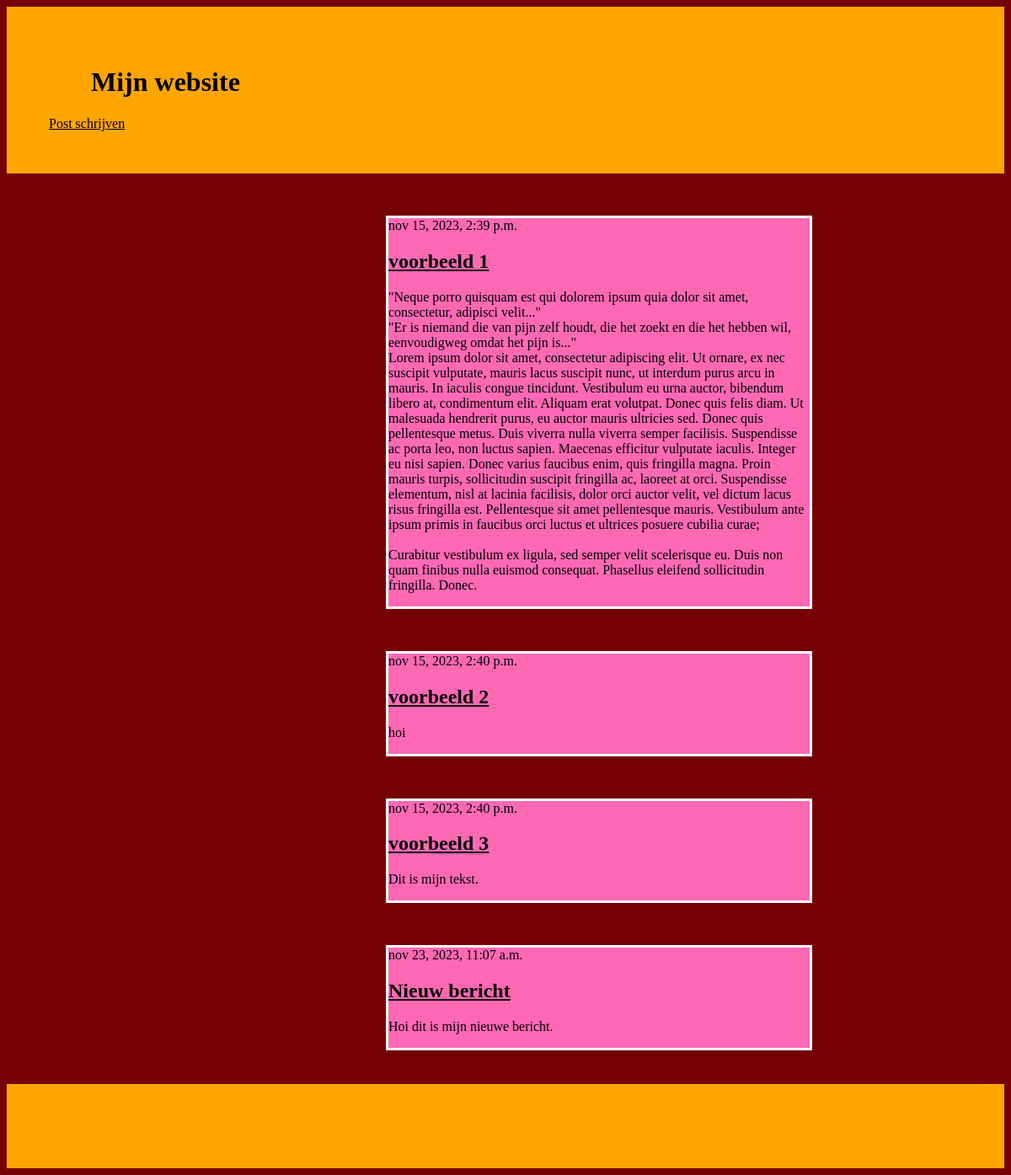
The page / on the database its author committed.
### blog/models.py (models this page shows, shortened)
class Post(models.Model):
    author = models.ForeignKey(settings.AUTH_USER_MODEL, on_delete=models.CASCADE)
    title = models.CharField(max_length=200)
    text = models.TextField()
    created_date = models.DateTimeField(default=timezone.now)
    published_date = models.DateTimeField(blank=True, null=True)

### blog/views.py (the view)
# urls.py: path('', views.post_list, name='post_list'),
def post_list(request):
    posts = Post.objects.filter(published_date__lte=timezone.now()).order_by('published_date')
    return render(request, 'blog/post_list.html', {'posts': posts})

### blog/templates/blog/post_list.html
{% extends 'blog/base.html' %}
{% block inhoud %}
{% for post in posts %}
<article class="post">
    <time class="date">
        {{ post.published_date }}
    </time>
    <h2><a href="{% url 'post_inhoud' pk=post.pk %}">{{ post.title }}</a></h2>
    <p>{{ post.text|linebreaksbr }}</p>
</article>
{% endfor %}
{% endblock %}

### blog/templates/blog/base.html (shortened to what this page needs)
{% load static %}
<!DOCTYPE html>
<html lang="en" dir='ltr'>
<head>
<link href="https://cdn.jsdelivr.net/npm/bootstrap@5.1.3/dist/css/bootstrap.min.css" rel="stylesheet"integrity="sha384-1BmE4kWBq78iYhFldvKuhfTAU6auU8tT94WrHftjDbrCEXSU1oBoqyl2QvZ6jIW3"crossorigin="anonymous">
<link rel="stylesheet" href="{% static 'css/stijl.css' %}">
</head>
<body>
<header>
<h1>Mijn website</h1>
<a href="{% url 'post_nieuw' %}" class="top-menu">Post schrijven</a>
</header>
<section>
{% block inhoud %}
{% endblock %}
</section>
<footer>
</footer>
</body>
</html>

### blog/static/css/stijl.css (style rules this page uses)
body { background-color: rgb(117, 0, 4); color: black; }
h1, h3 { color: rgb(0, 0, 0); text-align: left; margin-left: 50px; }
header { background-color: orange; border: 50px solid transparent; }
article { background-color: hotpink; width: 500px; margin-top: 50px; margin-bottom: 40px; margin-left: 450px; border: 3px solid rgb(255, 255, 255); }
footer { background-color: orange; border: 50px solid transparent; }
a { color: black }

### rows shown on the page
Post: published_date "nov 15, 2023, 2:39 p.m.", title "voorbeeld 1", text "\"Neque porro quisquam est qui dolorem ipsum quia dolor sit amet, consectetur, adipisci velit...\" \"Er is niemand die van pijn zelf houdt, die het zoekt en die het hebben wil, eenvoudigweg omdat het pijn is...\" Lorem ipsum dolor sit amet, consectetur adipiscing elit. Ut ornare, ex nec suscipit vulputate, mauris lacus suscipit nunc, ut interdum purus arcu in mauris. In iaculis congue tincidunt. Vestibulum eu urna auctor, bibendum libero at, condimentum elit. Aliquam erat volutpat. Donec quis felis diam. Ut malesuada hendrerit purus, eu auctor mauris ultricies sed. Donec quis pellentesque metus. Duis viverra nulla viverra semper facilisis. Suspendisse ac porta leo, non luctus sapien. Maecenas…"
Post: published_date "nov 15, 2023, 2:40 p.m.", title "voorbeeld 2", text "hoi"
Post: published_date "nov 15, 2023, 2:40 p.m.", title "voorbeeld 3", text "Dit is mijn tekst."
Post: published_date "nov 23, 2023, 11:07 a.m.", title "Nieuw bericht", text "Hoi dit is mijn nieuwe bericht."
